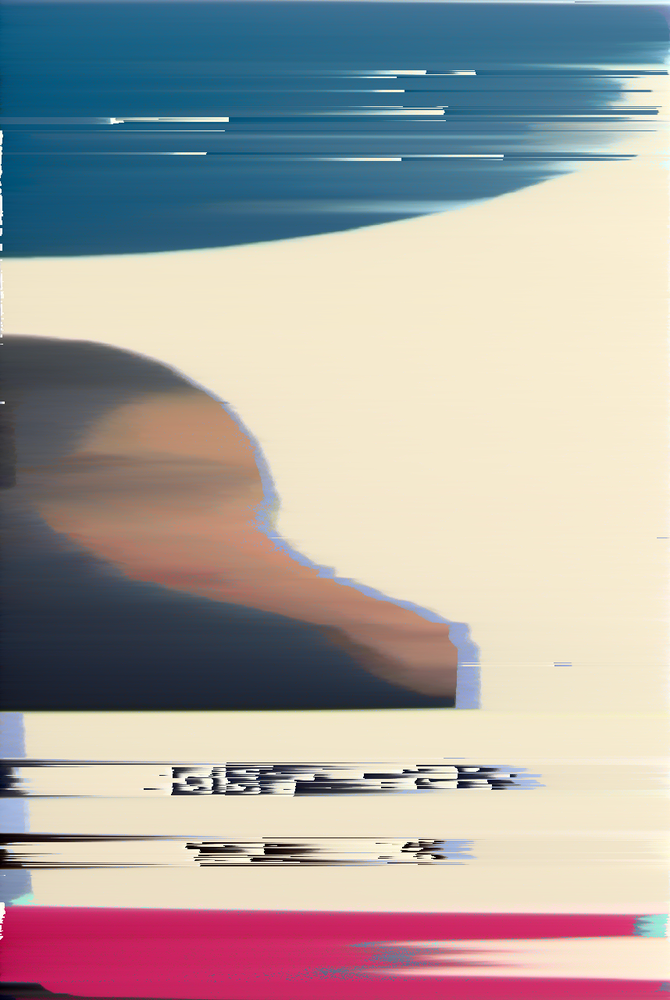
#> input picture output.png, 670 x 1000 px, shrunk from 858 x 1280 before the run
$ python main.py output.png
#> lines starting #> are read from the running program, lines starting #| are printed output that depends on the picture
"""program that takes an image,selects rows of pixels
based on a threshold(luminance), & sorts them vertically or horizontally"""
import numpy as np
import PIL.Image as Image
import argparse

def sort_pixs(row,start,end):
    sub=row[start:end]
    lum=np.array([0.299,0.587,0.114])
    lum_vals=np.sum(sub*lum,axis=1)
    sorted=np.argsort(lum_vals)
    return sub[sorted]

def row(row,low,high):
    lum_row=np.sum(row*[0.299,0.587,0.114],axis=1)
    mask=(lum_row>=low) & (lum_row<=high)
    idx_start=None
    for i, is_active in enumerate(mask):
        if is_active:
            if idx_start is None:
                idx_start=i
        else:
            if idx_start is not None:
                row[idx_start:i]=sort_pixs(row,idx_start,i)
                idx_start=None
    if idx_start is not None:
        row[idx_start:]=sort_pixs(row,idx_start,len(row))
    return row

def pix_sort(inp_path,out_path,low,high,vertical=True):
#> called with inp_path = 'output.png', out_path = 'output.png', low = 0, high = 250, vertical = False
    print("Pixel Sorting")
    img=Image.open(inp_path).convert('RGB')
#> img is the input picture: PIL image 670x1000 RGB; mean R, G, B 169.6, 163.3, 160.8
    pixs=np.array(img)
    if vertical:
        pixs=np.rot90(pixs)
    height,width,_=pixs.shape
#> height = 1000; width = 670
    for h in range(height):
        pixs[h]=row(pixs[h],low,high)
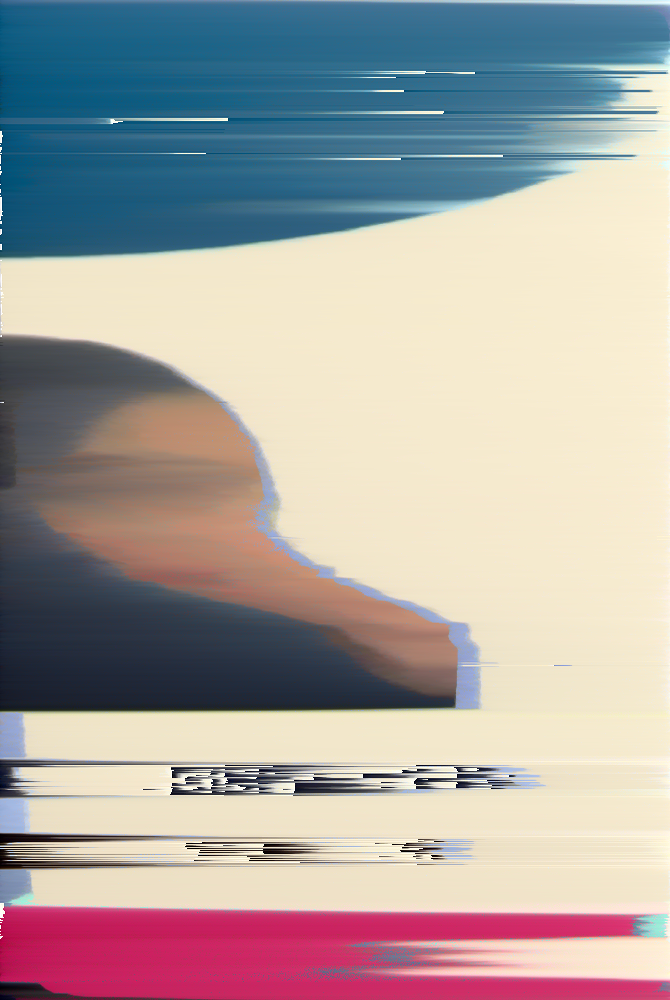
#> pixs: shape (1000, 670, 3); mean R, G, B 169.6, 163.3, 160.8
    if vertical:
        pixs=np.rot90(pixs,-1)
    result_img=Image.fromarray(pixs)
    result_img.save(out_path)
    print("Pixels Sorted")

if __name__=="__main__":
    parser=argparse.ArgumentParser(description="Interval Based Pixel Sorter")
    parser.add_argument("input_img",help="path to input image")
    parser.add_argument("-o","--output",help="path to save output image",default="output.png")
    parser.add_argument("--v",action="store_true",help="vertical sorting(default:horizontal")
    parser.add_argument("--low",type=int,default=0,help="lower threshold")
    parser.add_argument("--high",type=int,default=250,help="upper threshold")
    args=parser.parse_args()

    pix_sort(
    inp_path=args.input_img,
    out_path=args.output,
    low=args.low,
    high=args.high,
    vertical=args.v
    )
